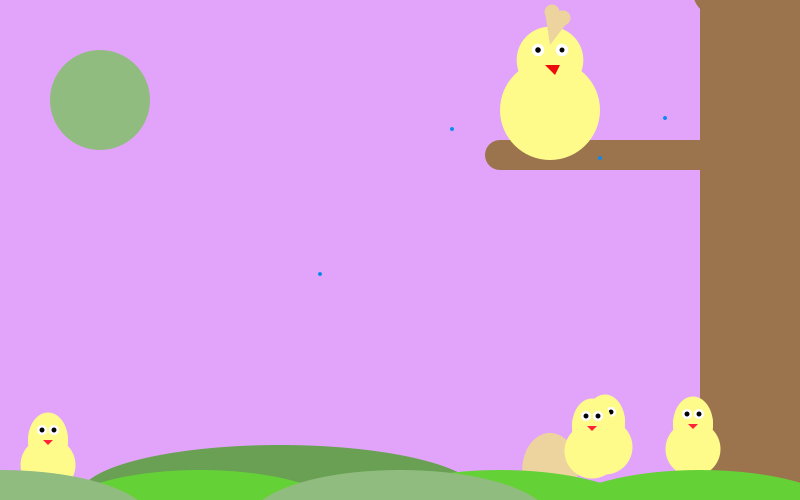
Frame 1 (no input)
Frame 60 (the mouse pressed at the canvas centre just before this capture): identical to frame 1, image omitted
Frame 120 (the mouse held since frame 60 and released just before this capture): identical to frame 1, image omitted

The Processing sketch that drew this single still picture (run headless with seeded random() and noise(); from frame 60 on, the mouse is pressed at the canvas centre):

// Processing sketch: processing_186442
// ── processing_186442.pde


//control del pollito
float pollox =map (minute(),0,60,30,width);
float huevoy =map (second(),0,59,0,height);
float polloy = 440;
float mpollo = 40;
float minuts = map (minute(),0,60,30,width);

//control tronco
float xarbre = 700;
float yarbre = -10;
float mida = 550;

//control gallina
float xgall = 550;
float ygall= 110;
float mgall= 100;

//control estrellas
int totalest = 24;
float [] estx = new float [totalest];
float [] esty = new float [totalest];
float [] estm = new float [totalest];

//control hijos
int totalhi = 24;
float [] hix = new float [totalhi];
float [] hiy = new float [totalhi];
float [] him = new float [totalhi];
color [] colorhi = new color [totalhi];

//control hierba
float herbax = 200;
float herbay = 520;
float herbam= 300;

void setup() {
  size (800, 500);
  
  
 //condicio estrelles 
for (int i = 0; i< totalest; i++) {
    estx[i] = int(random(width-100));
    esty[i] = int(random(0, height));
    estm[i] = int(4);
    
  }

//condicio pollitos
for (int i = 0; i< totalhi; i++) {
    hix[i] = int(random(width));
    hiy[i] = int(random(420, height-50));
    him[i] = int(40);
    colorhi [i] = color (random(0-255), random(0-251),random(0-139));
 
}

}



void draw() {
  
  
 
  fons();
  dibuixa();
  estrelles();
  hijos();
  hierba();
  solete();
 
  
  
}
  

/////////////////////////////////////////////////////////////////////////////////////////
/////////////////////////////////// FUNCIONS/////////////////////////////////////////////
/////////////////////////////////////////////////////////////////////////////////////////

void dibuixa (){
  fill(255, 251, 139);
  noStroke(); 
  
   float pollox =map (minute(),0,60,30,width);
  
  
  //boca cutre
  noFill();
  stroke(2);
  
   
   
 float huevoy =map (second(),0,59,80,height-50);
 
//huevo
fill(255);
noStroke();
ellipse(550,huevoy,30,50);   
    
    
    //tronco
     fill(155, 116, 78);
  noStroke();
  rect(xarbre, yarbre, mida/4, mida);
  ellipse(xarbre+20, yarbre, mida/10, mida/10);
  rect(xarbre-200, yarbre+150,200,30);
  ellipse (xarbre-200,yarbre+165,30,30);
  
  //gallina
   fill(255, 251, 139);
  //stroke(2);
  ellipse(xgall,ygall,mgall,mgall); //cos gall
  ellipse(xgall,ygall-50,mgall/1.5,mgall/1.5); //capgall
  noStroke();
  fill(255);
  ellipse(xgall-12,ygall-60,mgall/8,mgall/8); //ull blanc
  ellipse(xgall+12,ygall-60,mgall/8,mgall/8);
 fill(5);
 ellipse(xgall-12,ygall-60,mgall/18,mgall/18); //ull negre
 ellipse(xgall+12,ygall-60,mgall/20,mgall/20);
 fill(237,12,12);
 noStroke();
  triangle(545,65,560,65,555,75); //pico
  fill(237,211,158);
  triangle(545,12,560,12,550,45); //cresta
  ellipse(552,12,15,15);  //cresta
 triangle(570,19,560,10,550,45); //cresta
 ellipse(563,18,15,15);  //cresta
 //fill(242,137,7);
 
 
 
 //huevon
 noStroke();
 ellipse(550, height-30,pollox/4,pollox/3);
    
}
  
 void estrelles(){
   fill(7,138,242);
    float h= hour();
  for (int i = 0; i< h; i++) {
    
    ellipse(estx[i], esty[i], estm[i], estm[i]);
  }
}

void hijos(){
 
    float h= hour();
  for (int i = 0; i< h; i++) {
    fill(colorhi[i]);
     fill(255, 251, 139);
    ellipse(hix[i], hiy[i], him[i], him[i]);
    ellipse(hix[i], hiy[i], him[i], him[i]+15);
  ellipse(hix[i], hiy[i]+25, him[i]+15, him[i]+15);
  fill(255, 34, 56);
  triangle(hix[i]-5, hiy[i], hix[i]+5, hiy[i], hix[i], hiy[i]+5);
  fill(255);
  ellipse(hix[i]-6, hiy[i]-10, him[i]/4, him[i]/4);
  ellipse(hix[i]+6, hiy[i]-10, him[i]/4, him[i]/4);
  fill(5);
  ellipse(hix[i]-6, hiy[i]-10, him[i]/8, him[i]/8);
  ellipse(hix[i]+6, hiy[i]-10, him[i]/8, him[i]/8);
  }
}
   
   
   void hierba(){
     
     fill (106,160,84);
     ellipse (herbax+80,herbay-25,herbam+100,herbam-200);
     
     fill (100,209,55);
     ellipse (herbax,herbay,herbam,herbam-200);
     ellipse (herbax+300,herbay,herbam,herbam-200);
     ellipse (herbax+500,herbay,herbam,herbam-200);
     
     fill (145,188,127);
     ellipse (herbax+200,herbay,herbam,herbam-200);
     ellipse (herbax-200,herbay,herbam,herbam-200);
   
   }
   
   void solete(){
     
     ellipse (100,100,100,100);
     if (hour() <= 5 && minute() <=59 && second() <= 59)//matí
  {
   fill(252,165,33);
  }
  else if (hour() <= 11 && minute() <= 59 && second() <= 59)//tarda
  {
   fill(247,240,10);
  }
  else if (hour() <= 17 && minute() <= 59 && second() <= 59)//vespre
  {
   fill(229,117,12);
  }
  else //nit
  {
   fill(193,188,183);
  }
     
   }


void fons(){
 
 if (hour() <= 5 && minute() <=59 && second() <= 59)//matinada
  {
   background(225,164,250);
  }
  else if (hour() <= 11 && minute() <= 59 && second() <= 59)//mati
  {
   background(89,205,227);
  }
  else if (hour() <= 17 && minute() <= 59 && second() <= 59)//tarda
  {
   background(247,183,80);
  }
  else //nit
  {
   background(47,70,147);
  } 
}
